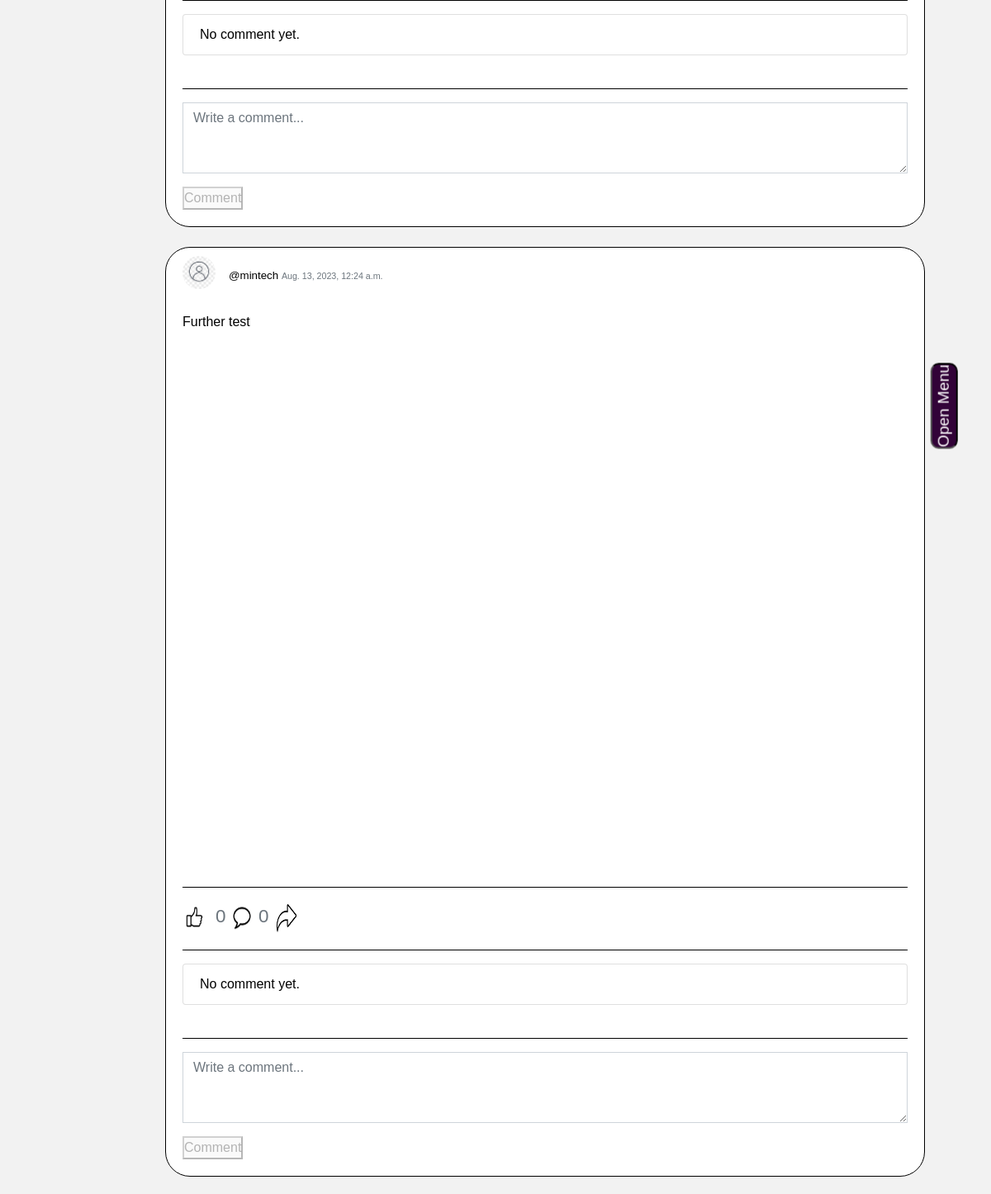
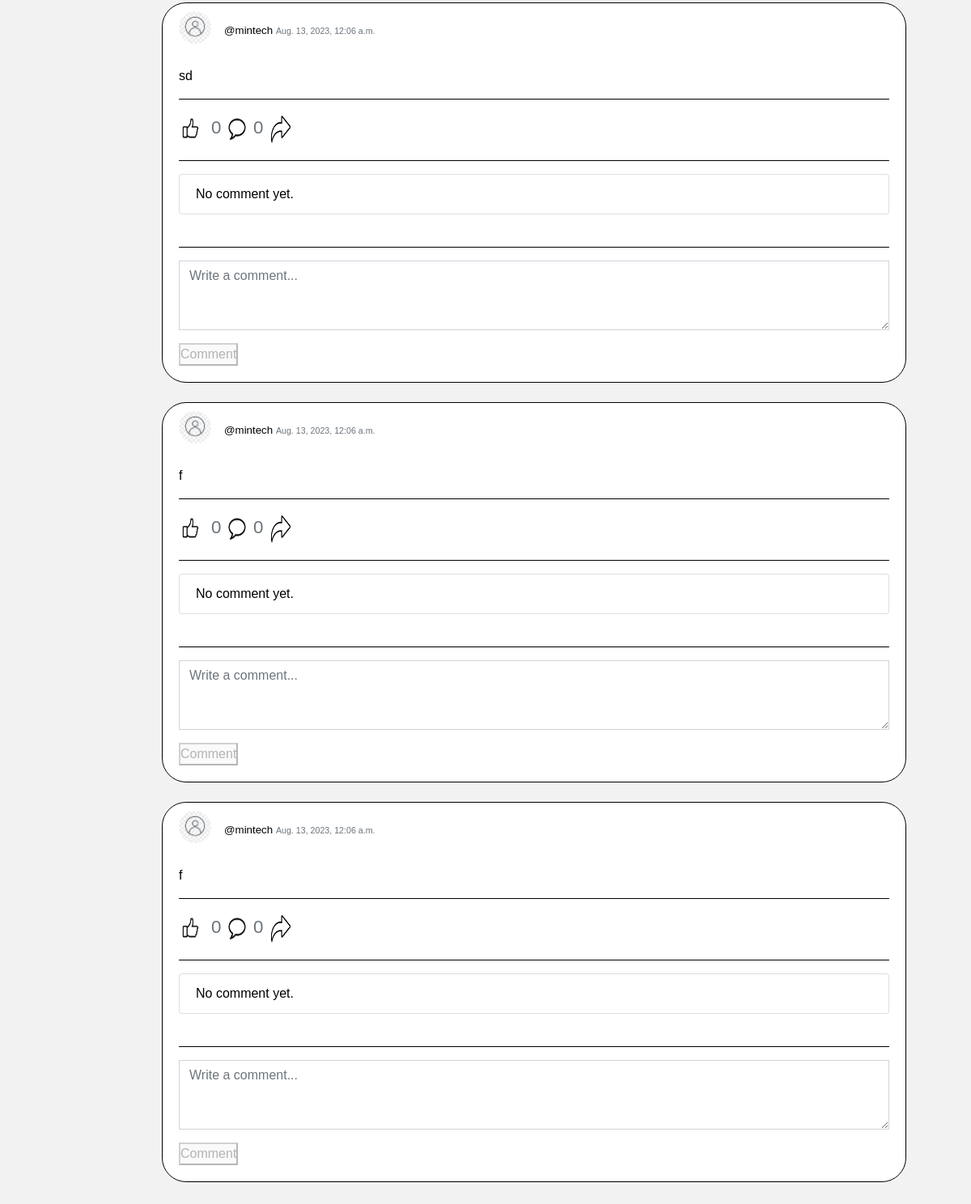
Page / (signed in, lower part) on the earlier database version (2 pictures, top to bottom).
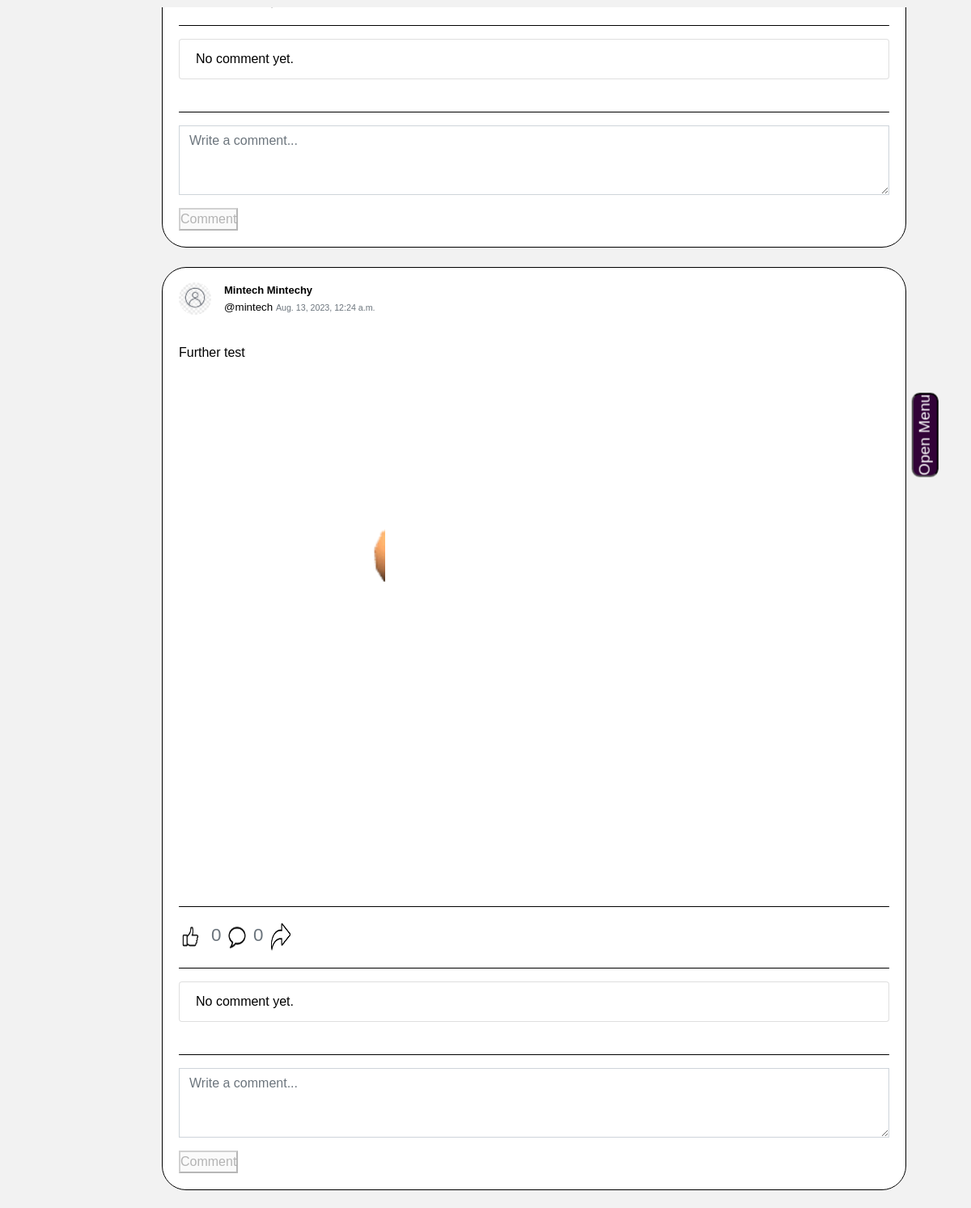
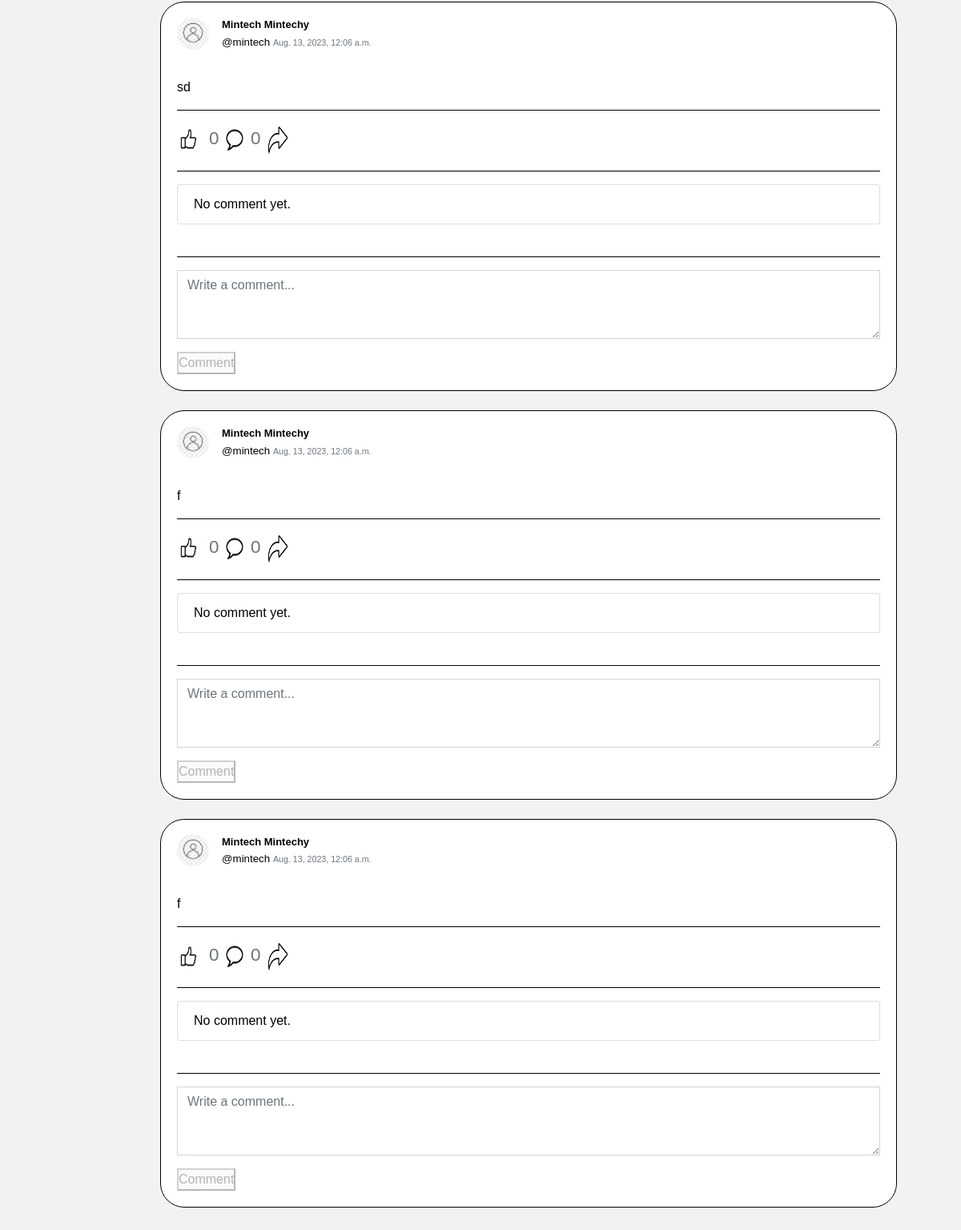
Same page on the later database version (2 pictures, top to bottom).
### minsocial/models.py (models this page shows, shortened)
class Post(models.Model):
    user = models.ForeignKey(User, on_delete=models.CASCADE, blank=True, null=True, related_name="post_user")
    postContent = models.TextField(blank=True)
    timestamp = models.DateTimeField(auto_now_add=True)

class User(AbstractUser):
    profile_pics = models.ImageField(upload_to='profile_pics/', null=True, blank=True)
    phone_number = models.CharField(max_length=20, null=True, blank=True)
    about = models.TextField(null=True, blank=True)

### minsocial/views.py (the view)
# urls.py: path("", views.index, name="index"),
def index(request):
    if not request.user.is_authenticated:
        return render(request, "network/register.html")
    user = User.objects.get(pk=request.user.id)
    following = Follow.objects.filter(follower=user).values_list('following', flat=True)
    followers = Follow.objects.filter(following=user).values_list('follower', flat=True)
    friends = set(following).intersection(followers)
    print(friends)
    post = Post.objects.filter(user__in=friends).order_by('-timestamp')
    paginator = Paginator(post, 30) # Show 20 contacts per page.
    page_number = request.GET.get('page')
    page_post = paginator.get_page(page_number)
    suggested_groups = Group.objects.all()
    groups = Group.objects.filter(members=user)
    is_member = groups.exists()  # Check if the user is a member of at least one group
    is_not_member = not is_member  # Check if the user is not a member of any group
    profile_pics = user.profile_pics
    comments = Comment.objects.filter(post__in=page_post)
    following = Follow.objects.filter(following=user)
    follower = Follow.objects.filter(follower=user)
    return render(request, "network/index.html", {
        "is_member": is_member,
        "is_not_member": is_not_member,
        "suggested_groups": suggested_groups,
        "page_post": page_post,
        "groups": groups,
        "profile_pics": profile_pics,
        "comments": comments,
        "user": user,
        "following": following,
        "follower": follower,
    })

### minsocial/custom_context_processors.py (called while the page is built)
def my_groups_and_joined(request):
    if request.user.is_authenticated:
        my_groups = Group.objects.filter(creator=request.user)
        groups_i_joined = request.user.group_members.all()
    else:
        my_groups = []
        groups_i_joined = []
    return {
        'my_groups': my_groups,
        'groups_i_joined': groups_i_joined,
    }

@login_required
def user_connections(request):
    user = User.objects.get(pk=request.user.id)
    following = Follow.objects.filter(follower=user).values_list('following', flat=True)
    followers = Follow.objects.filter(following=user).values_list('follower', flat=True)
    friend_ids = set(following).intersection(followers)
    friends = User.objects.filter(id__in=friend_ids)
    return {'friends': friends}

### minsocial/templatetags/my_filters.py (called while the page is built)
@register.filter
def split_paragraphs(value):
    return value.split('\n')

### minsocial/templates/network/index.html (shortened to what the changed rows need)
{% extends "network/layout.html" %}
{% load custom_tags %}
{% load my_filters %}
{% load static %}
{% block body %}
<div class="container">
{% include 'network/sidebar.html' %}
<div class="content">
    <div class="post">
        <div id="posts">
            {% for posts in page_post %}
            <section>
                <br>
                <div class="card">
                    <div class="card-body">
                        <div class="d-flex align-items-center">
                            {% if posts.user.profile_pics %}
                            <a href="{% url 'profile' user_id=posts.user.id %}">
                                <img src="{{ posts.user.profile_pics.url }}" class="rounded-circle" width="40" height="40">
                            </a>
                            {% else %}
                            <a href="{% url 'profile' user_id=posts.user.id %}">
                                <img src="/media/post_image/nodp.jpg" class="rounded-circle" width="40" height="40">
                            </a>
                            {% endif %}
                            <div class="ml-3">
                                <h5 class="card-title mb-1">
                                    <a class="card-title" style="text-decoration: none;" href="{% url 'profile' user_id=posts.user.id %}">
                                        {{ posts.user.first_name|truncatechars:15 }} {{ posts.user.last_name|truncatechars:15 }}</a>
                                </h5>
                                <div class="mb-0">
                                    {% if posts.user.username|length > 15 %}
                                    <p>@{{posts.user.username | slice:":15"}}...</p>
                                    {% else %}
                                    <p>@{{posts.user.username}} <small class="text-muted">{{ posts.timestamp }}</small> </p>
                                    {% endif %}
                                </div>
                            </div>
                        </div>
                        <br>
                        <br>
                        <div class="card-text" id="content_{{ posts.id }}">
                            {% for paragraph in posts.postContent|split_paragraphs|slice:":5" %}
                            <p>{{ paragraph|urlize }}</p>
                            {% endfor %}
                            {% if posts.post_images.all %}
                            <div id="carouselExampleIndicators-{{ posts.id }}" class="carousel slide" data-ride="carousel">
                                <ol class="carousel-indicators">
                                    {% for image in posts.post_images.all %}
                                    <li data-target="#carouselExampleIndicators-{{ posts.id }}" data-slide-to="{{ forloop.counter0 }}" {% if forloop.first %}class="active"{% endif %}></li>
                                    {% endfor %}
                                </ol>
                                <div class="carousel-inner">
                                    {% for image in posts.post_images.all %}
                                    <div class="carousel-item {% if forloop.first %}active{% endif %}">
                                        <img class="d-block w-100" src="{{ image.post_image.url }}" alt="Post Image">
                                    </div>
                                    {% endfor %}
                                </div>
                                <a class="carousel-control-prev" href="#carouselExampleIndicators-{{ posts.id }}" role="button" data-slide="prev">
                                    <span class="carousel-control-prev-icon" aria-hidden="true"></span>
                                </a>
                                <a class="carousel-control-next" href="#carouselExampleIndicators-{{ posts.id }}" role="button" data-slide="next">
                                    <span class="carousel-control-next-icon" aria-hidden="true"></span>
                                </a>
                            </div>
                            {% endif %}
                        </div>
                        {% include 'network/likes.html' %}
                        <hr style="border-color: black;">
                        {% include 'network/comments.html' %}
                    </div>
                </div>
            </section>
            {% endfor %}
        </div>
    </div>
</div>
{% include 'network/share.html' %}
{% endblock %}

### minsocial/templates/network/likes.html (shortened to what this page needs)
{% load custom_tags %}
{% load my_filters %}
{% load static %}
<hr style="border-color: black;">
<div class="horizontal-container">
  <div class="">
    <button class="like-btn" data-post-id="{{ posts.id }}" style="background: none; border: none; padding: 0; width: 30px; height: 40px;">
      <img src="/media/post_image/black.png" width="100%" height="100%" alt="reaction-button" title="reaction">
    </button>
  </div>
  {% with total_count=posts.postLove.count|add:posts.postHaha.count|add:posts.postSad.count|add:posts.postShock.count|add:posts.post_like.count %}
  <h3 onclick="opensModal('{{ posts.id }}')">
    <small class="text-muted" style="color: black;">{{ total_count }}</small>
    <button style="background: none; border: none; padding: 0; width: 24px; height: 35px;">
      <img src="/media/post_image/com.png" width="100%" height="100%" alt="Comment" title="Comment">
    </button>
     <small class="text-muted">{{ posts.postComment.count }}</small>
  </h3>
  <button style="background: none; border: none; padding: 0; width: 24px; height: 35px;" onclick="share({{ posts.id }})">
    <img src="/media/post_image/shareblack.png" width="100%" height="100%" alt="Share" title="Share">
  </button>
{% endwith %}
</div>

### minsocial/templates/network/comments.html (shortened to what this page needs)
{% load custom_tags %}
{% load my_filters %}
{% load static %}
<ul class="list-group" id="comment-list-{{ posts.id }}">
  {% for comment in posts.postComment.all|slice:":3" %}
    <li class="list-group-item">
     <div>
      {% if comment.author.profile_pics %}
      <a href="{% url 'profile' user_id=comment.author.id %}">
        <img src="{{ comment.author.profile_pics.url }}" class="rounded-circle" width="20" height="20" style="margin-left: -20px;">
      </a>
      {% else %}
      <a href="{% url 'profile' user_id=comment.author.id %}">
        <img src="/media/post_image/nodp.jpg" class="rounded-circle" width="20" height="20" style="margin-left: -20px;">
      </a>
      {% endif %}
      <strong><a href="{% url 'profile' user_id=comment.author.id %}">{{ comment.author.username }}</a></strong>
        {% if request.user == comment.author or request.user == posts.user %}
        {% include 'network/delete-comment.html' %}</div>
        {% endif %}
      <div id="content_{{ comment.id }}">
        {% for paragraph in comment.message|split_paragraphs|slice:":3" %}
          <p><small>{{ paragraph|urlize }}</small></p>
        {% endfor %}
        {% if comment.message|split_paragraphs|length > 3 %}
          <a href="{% url 'post_content' post_id=posts.id %}">
            <p style="color: black;" class="btn btn-link read-more" data-post="{{ posts.id }}">Read full comment &gt;&gt;&gt;</p>
          </a>
        {% endif %}
      </div>
    </li>
  {% empty %}
    <li class="list-group-item" style="color: black;">No comment yet.</li>
  {% endfor %}
</ul>
<br>
<hr style="border-color: black;">
{% if user.is_authenticated %}
<div class="form-group">
  <span class="comment-field">
    <textarea type="text" id="new-comment-{{ posts.id }}" name="newComment" class="form-control rounded-0 shadow-none" rows="3" placeholder="Write a comment..."></textarea>
  </span>
</div>
<span class="btn-comment">
  <button class="submit-button" type="button" onclick="commentAdd({{ posts.id }})">
    Comment
  </button>
</span>
{% endif %}

Differences in the rows shown:
changed through a linked row, Post "Further test": user.first_name (not shown) → "Mintech"; user.last_name (not shown) → "Mintechy"
changed through a linked row, Post "sd": user.first_name (not shown) → "Mintech"; user.last_name (not shown) → "Mintechy"
changed through a linked row, Post (number 4 of 5 on the later page): user.first_name (not shown) → "Mintech"; user.last_name (not shown) → "Mintechy"
changed through a linked row, Post (number 5 of 5 on the later page): user.first_name (not shown) → "Mintech"; user.last_name (not shown) → "Mintechy"
